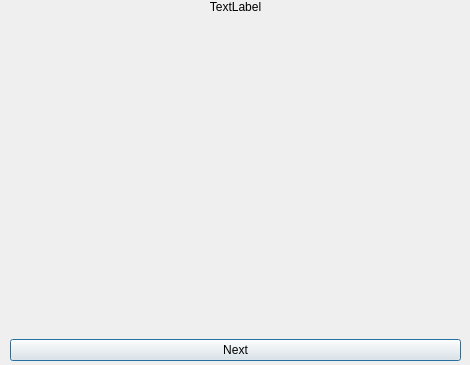
<?xml version="1.0" encoding="UTF-8"?>
<ui version="4.0">
 <class>Question</class>
 <widget class="QDialog" name="Question">
  <property name="geometry">
   <rect>
    <x>0</x>
    <y>0</y>
    <width>470</width>
    <height>365</height>
   </rect>
  </property>
  <property name="windowTitle">
   <string>Questions</string>
  </property>
  <widget class="QWidget" name="verticalLayoutWidget">
   <property name="geometry">
    <rect>
     <x>10</x>
     <y>0</y>
     <width>451</width>
     <height>361</height>
    </rect>
   </property>
   <layout class="QVBoxLayout" name="verticalLayout">
    <item>
     <widget class="QLabel" name="questionLabel">
      <property name="text">
       <string>TextLabel</string>
      </property>
      <property name="alignment">
       <set>Qt::AlignHCenter|Qt::AlignTop</set>
      </property>
     </widget>
    </item>
    <item>
     <widget class="QPushButton" name="nextbutton">
      <property name="text">
       <string>Next</string>
      </property>
     </widget>
    </item>
   </layout>
  </widget>
 </widget>
 <resources/>
 <connections/>
</ui>
